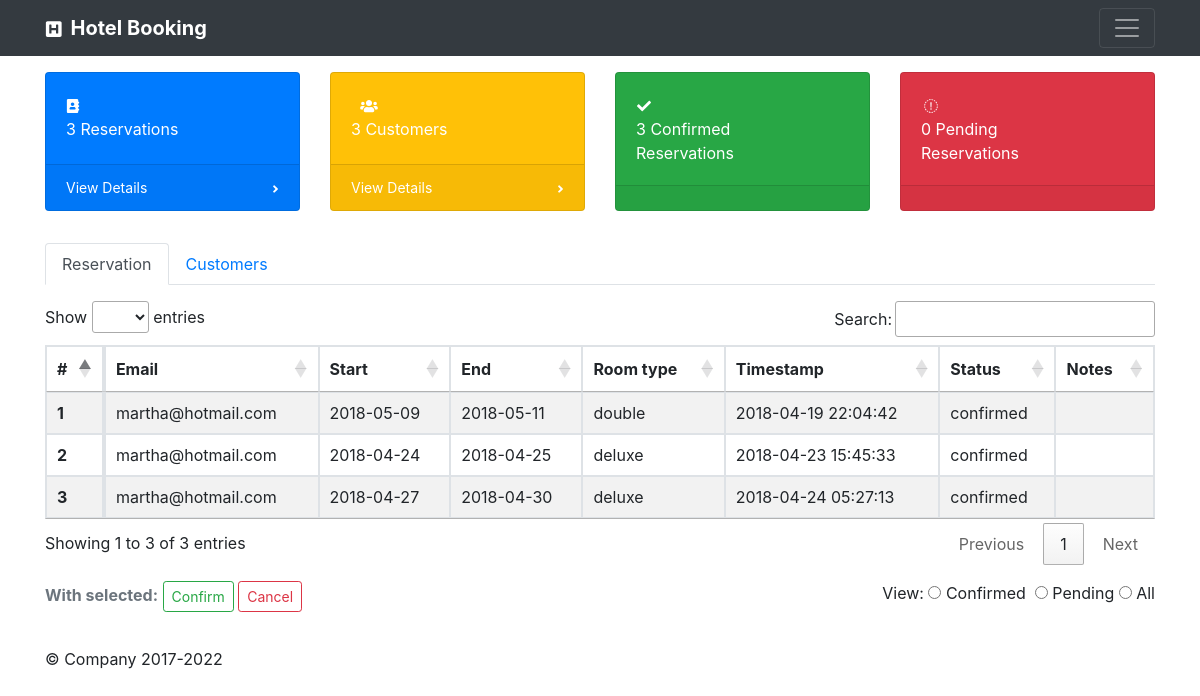
Page /admin.php (signed in) on the committed database.
### tables this page shows
CREATE TABLE `reservation` (
  `id` int(11) UNSIGNED NOT NULL,
  `start` varchar(30) NOT NULL,
  `end` varchar(30) NOT NULL,
  `type` varchar(100) NOT NULL,
  `requirement` varchar(100) DEFAULT 'no preference',
  `adults` int(2) NOT NULL,
  `children` int(2) DEFAULT '0',
  `requests` varchar(500) DEFAULT NULL,
  `timestamp` timestamp NOT NULL DEFAULT CURRENT_TIMESTAMP,
  `hash` varchar(100) DEFAULT NULL
);

CREATE TABLE `booking` (
  `id` int(11) UNSIGNED NOT NULL,
  `cid` int(11) UNSIGNED NOT NULL,
  `status` varchar(100) DEFAULT 'pending',
  `notes` varchar(500) DEFAULT NULL
);

CREATE TABLE `customer` (
  `cid` int(11) UNSIGNED NOT NULL,
  `fullname` varchar(100) NOT NULL,
  `email` varchar(50) NOT NULL,
  `password` varchar(150) NOT NULL,
  `phone` varchar(25) NOT NULL,
  `isadmin` int(1) UNSIGNED NOT NULL DEFAULT '0'
);

### app/DB.php (called while the page is built, shortened)
<?php
class DB
{
    private static $instance = null;
    public static function getInstance()
    {
        if (empty(self::$instance)) {
            $db_info = array(
                "host" => "localhost",
                "port" => "3306",
                "user" => "root",
                "pass" => "",
                "name" => "hotel",
                "charset" => "UTF-8"
            );
            try {
                self::$instance = new PDO(
                    "mysql:host=" . $db_info['host'] . ';port=' . $db_info['port'] . ';dbname=' . $db_info['name'],
                    $db_info['user'],
                    $db_info['pass']
                );
                self::$instance->setAttribute(PDO::ATTR_ERRMODE, PDO::ERRMODE_SILENT);
                self::$instance->query('SET NAMES utf8');
                self::$instance->query('SET CHARACTER SET utf8');
            } catch (PDOException $error) {
                echo $error->getMessage();
            }
        }
        return self::$instance;
    }
}

### app/dao/BookingDetailDAO.php (called while the page is built, shortened)
<?php
class BookingDetailDAO
{
    protected function fetchBooking()
    {
        $sql = 'SELECT
          t1.id,
          t1.cid,
          t1.status,
          t1.notes,
          t2.start,
          t2.end,
          t2.type,
          t2.requirement,
          t2.adults,
          t2.children,
          t2.requests,
          t2.timestamp
        FROM booking AS t1 LEFT JOIN reservation AS t2 ON t1.id = t2.id;';
        $stmt = DB::getInstance()->prepare($sql);
        $stmt->execute();
        return $stmt->fetchAll(PDO::FETCH_ASSOC);
    }
}

### app/handlers/BookingDetailHandler.php (called while the page is built, shortened)
<?php
class BookingDetailHandler extends BookingDetailDAO
{
    public function getAllBookings()
    {
        if ($this->fetchBooking()) {
            return $this->fetchBooking();
        } else {
            return Util::DB_SERVER_ERROR;
        }
    }
    public function getPending()
    {
        $count = 0;
        $pending = \models\StatusEnum::PENDING_STR;
        foreach ($this->getAllBookings() as $v) {
            if (($v["status"] == $pending) || (strtoupper($v["status"]) == $pending)) {
                $count++;
            }
        }
        return $count;
    }
    public function getConfirmed()
    {
        $count = 0;
        $confirmed = \models\StatusEnum::CONFIRMED_STR;
        foreach ($this->getAllBookings() as $v) {
            if (($v["status"] == $confirmed) || (strtoupper($v["status"]) == $confirmed)) {
                $count++;
            }
        }
        return $count;
    }
}

### app/dao/CustomerDAO.php (called while the page is built, shortened)
<?php
class CustomerDAO
{
    protected function getByEmail($email)
    {
        $sql = 'SELECT * FROM `customer` WHERE email=?';
        $stmt = DB::getInstance()->prepare($sql);
        $stmt->execute([$email]);
        return $stmt->fetchAll(PDO::FETCH_CLASS, "Customer");
    }
    protected function getByCid($cid)
    {
        $sql = 'SELECT * FROM `customer` WHERE `customer`.`cid`=?';
        $stmt = DB::getInstance()->prepare($sql);
        $stmt->execute([$cid]);
        return $stmt->fetchAll(PDO::FETCH_CLASS, "Customer");
    }
    protected function getAll()
    {
        $sql = 'SELECT * FROM `customer`';
        $stmt = DB::getInstance()->prepare($sql);
        $stmt->execute();
        return $stmt->fetchAll(PDO::FETCH_CLASS, "Customer");
    }
}

### app/handlers/CustomerHandler.php (called while the page is built, shortened)
<?php
class CustomerHandler extends CustomerDAO
{
    public function getAllCustomer()
    {
        if ($this->getAll()) {
            return $this->getAll();
        } else {
            return Util::DB_SERVER_ERROR;
        }
    }
    public function getCustomerObj($email)
    {
        $c = new Customer();
        $k = $this->getByEmail($email);
        return $c;
    }
    public function getCustomerObjByCid($id)
    {
        $c = new Customer();
        $k = $this->getByCid($id);
        foreach ($k as $v) {
            $c->setId($v->getId());
            $c->setEmail($v->getEmail());
            $c->setPassword($v->getPassword());
            $c->setPhone($v->getPhone());
            $c->setFullName($v->getFullName());
        }
        return $c;
    }
    public function totalCustomersCount()
    {
        return count($this->getAllCustomer());
    }
}

### app/models/Customer.php (called while the page is built, shortened)
<?php
class Customer
{
    private $cid;
    private $fullname;
    private $email;
    private $password;
    private $phone;
    public function getId()
    {
        return $this->cid;
    }
    public function setId($id)
    {
        $this->cid = $id;
    }
    public function getFullName()
    {
        return $this->fullname;
    }
    public function setFullName($fullName)
    {
        $this->fullname = $fullName;
    }
    public function getEmail()
    {
        return $this->email;
    }
    public function setEmail($email)
    {
        $this->email = $email;
    }
    public function getPassword()
    {
        return $this->password;
    }
    public function setPassword($password)
    {
        $hashed_password = password_hash($password, PASSWORD_BCRYPT);
        $this->password = $hashed_password;
    }
    public function getPhone()
    {
        return $this->phone;
    }
    public function setPhone($phone)
    {
        $this->phone = $phone;
    }
}

### admin.php (the view, shortened to what this page needs)
<!doctype html>
<html lang="en">
<head>
    <link rel="stylesheet" href="node_modules/bootstrap/dist/css/bootstrap.min.css">
    <link rel="stylesheet" href="https://cdn.datatables.net/1.10.16/css/jquery.dataTables.min.css">
    <link rel="stylesheet" href="https://cdn.datatables.net/select/1.2.5/css/select.dataTables.min.css">
    <link rel="stylesheet" href="css/main.css">
    <?php
    require 'lib/phpPasswordHashing/passwordLib.php';
    require 'app/DB.php';
    require 'app/dao/CustomerDAO.php';
    require 'app/dao/BookingDetailDAO.php';
    require 'app/models/Customer.php';
    require 'app/handlers/CustomerHandler.php';
    require 'app/handlers/BookingDetailHandler.php';
    $isSessionExists = $isAdmin = false;
    $pendingReservation = $confirmedReservation = $totalCustomers = $totalReservations = null;
    $allBookings = $cCommon = $allCustomer = null;
    if (isset($_SESSION["username"]))
    {
        $isSessionExists = true;
        $cHandler = new CustomerHandler();
        $cHandler = $cHandler->getCustomerObj($_SESSION["accountEmail"]);
        $bdHandler = new BookingDetailHandler();
        $allBookings = $bdHandler->getAllBookings();
        $cCommon = new CustomerHandler();
        $pendingReservation = $bdHandler->getPending();
        $confirmedReservation = $bdHandler->getConfirmed();
        $totalCustomers = $cCommon->totalCustomersCount();
        $totalReservations = count($bdHandler->getAllBookings());
    }
    if (isset($_SESSION["isAdmin"]) && isset($_SESSION["username"])) {
        $isSessionExists = true;
        $isAdmin = $_SESSION["isAdmin"];
    }
    ?>
</head>
<body>
<header>
    <div class="navbar navbar-dark bg-dark box-shadow">
        <div class="container d-flex justify-content-between">
            <a href="#" class="navbar-brand d-flex align-items-center">
                <i class="fas fa-h-square mr-2"></i>
                <strong>Hotel Booking</strong>
            </a>
            <button class="navbar-toggler collapsed" type="button" data-toggle="collapse" data-target="#navbarHeader" aria-controls="navbarHeader" aria-expanded="false" aria-label="Toggle navigation">
                <span class="navbar-toggler-icon"></span>
            </button>
        </div>
    </div>
</header>
<main role="main">
    <?php if ($isSessionExists && $isAdmin) { ?>
    <div class="container my-3">
        <div class="row">
            <div class="col-xl-3 col-sm-6 mb-3">
                <div class="card text-white bg-primary o-hidden h-100">
                    <div class="card-body">
                        <div class="card-body-icon">
                            <i class="fas fa-address-book"></i>
                        </div>
                        <div class="mr-5"><?php echo $totalReservations; ?> Reservations</div>
                    </div>
                    <a class="card-footer text-white clearfix small z-1" href="#reservation">
                        <span class="float-left">View Details</span>
                        <span class="float-right"><i class="fa fa-angle-right"></i></span>
                    </a>
                </div>
            </div>
            <div class="col-xl-3 col-sm-6 mb-3">
                <div class="card text-white bg-warning o-hidden h-100">
                    <div class="card-body">
                        <div class="card-body-icon">
                            <i class="fas fa-users ml-2"></i>
                        </div>
                        <div class="mr-5"><?php echo $totalCustomers; ?> Customers</div>
                    </div>
                    <a class="card-footer text-white clearfix small z-1" href="#customers">
                        <span class="float-left">View Details</span>
                        <span class="float-right"><i class="fa fa-angle-right"></i></span>
                    </a>
                </div>
            </div>
            <div class="col-xl-3 col-sm-6 mb-3">
                <div class="card text-white bg-success o-hidden h-100">
                    <div class="card-body">
                        <div class="card-body-icon">
                            <i class="fas fa-check"></i>
                        </div>
                        <div class="mr-4"><?php echo $confirmedReservation; ?> Confirmed Reservations</div>
                    </div>
                    <div class="card-footer text-white clearfix small z-1"></div>
                </div>
            </div>
            <div class="col-xl-3 col-sm-6 mb-3">
                <div class="card text-white bg-danger o-hidden h-100">
                    <div class="card-body">
                        <div class="card-body-icon">
                            <i class="fa fa-fw fa-support"></i>
                        </div>
                        <div class="mr-5"><?php echo $pendingReservation; ?> Pending Reservations</div>
                    </div>
                    <div class="card-footer text-white clearfix small z-1"></div>
                </div>
            </div>
        </div>
    </div>
    <div class="container" id="tableContainer">
        <ul class="nav nav-tabs" id="adminTab" role="tablist">
            <li class="nav-item">
                <a class="nav-link active" id="reservation-tab" data-toggle="tab" href="#reservation" role="tab"
                   aria-controls="reservation" aria-selected="true">Reservation</a>
            </li>
            <li class="nav-item">
                <a class="nav-link" id="customers-tab" data-toggle="tab" href="#customers" role="tab"
                   aria-controls="customers" aria-selected="false">Customers</a>
            </li>
        </ul>
        <div class="tab-content py-3" id="adminTabContent">
            <div class="tab-pane fade show active" id="reservation" role="tabpanel" aria-labelledby="reservation-tab">
                <table id="reservationDataTable" class="table table-striped table-bordered" cellspacing="0" width="100%">
                    <thead>
                    <tr>
                        <th scope="col">#</th>
                        <th class="text-hide p-0" data-bookId="12">12</th>
                        <th scope="col">Email</th>
                        <th scope="col">Start</th>
                        <th scope="col">End</th>
                        <th scope="col">Room type</th>
                        <th scope="col">Timestamp</th>
                        <th scope="col">Status</th>
                        <th scope="col">Notes</th>
                    </tr>
                    </thead>
                    <tbody>
                    <?php if (!empty($allBookings)) { ?>
                        <?php   foreach ($allBookings as $k => $v) { ?>
                            <tr>
                                <th scope="row"><?php echo ($k + 1); ?></th>
                                <td class="text-hide p-0" data-id="<?php echo $v["id"]; ?>">
                                </td>
                                <?php $cid = $v["cid"]; ?>
                                <td><?php echo $cCommon->getCustomerObjByCid($cid)->getEmail(); ?></td>
                                <td><?php echo $v["start"]; ?></td>
                                <td><?php echo $v["end"]; ?></td>
                                <td><?php echo $v["type"]; ?></td>
                                <td><?php echo $v["timestamp"]; ?></td>
                                <td><?php echo $v["status"]; ?></td>
                                <td><?php echo $v["notes"]; ?></td>
                            </tr>
                        <?php } ?>
                    <?php } ?>
                    </tbody>
                </table>
                <div class="my-3">
                    <div class="row">
                        <div class="col-6">
                            <label class="text-secondary font-weight-bold">With selected:</label>
                            <button type="button" id="confirm-booking" class="btn btn-outline-success btn-sm">Confirm
                            </button>
                            <button type="button" id="cancel-booking" class="btn btn-outline-danger btn-sm">Cancel
                            </button>
                        </div>
                        <div class="col-6 text-right">
                            View:
                            <input type="radio" name="viewOption" value="confirmed">&nbsp;Confirmed&nbsp;
                            <input type="radio" name="viewOption" value="pending">&nbsp;Pending
                            <input type="radio" name="viewOption" value="all">&nbsp;All
                        </div>
                    </div>
                </div>
            </div>
        </div>
    </div>
    <?php } ?>
</main>
<footer class="container">
    <p>&copy; Company 2017-2022</p>
</footer>
</body>
</html>

### css/main.css (style rules this page uses)
.svg-inline--fa { padding-top: 2px !important; }

### rows in the picture
reservation: id.fullname "martha@hotmail.com", start "2018-05-09", end "2018-05-11", type "double", timestamp "2018-04-19 22:04:42", id.status "confirmed"
reservation: id.fullname "martha@hotmail.com", start "2018-04-24", end "2018-04-25", type "deluxe", timestamp "2018-04-23 15:45:33", id.status "confirmed"
reservation: id.fullname "martha@hotmail.com", start "2018-04-27", end "2018-04-30", type "deluxe", timestamp "2018-04-24 05:27:13", id.status "confirmed"

### other values in the picture
$totalReservations "3"
$totalCustomers "3"
$confirmedReservation "3"
$pendingReservation "0"
